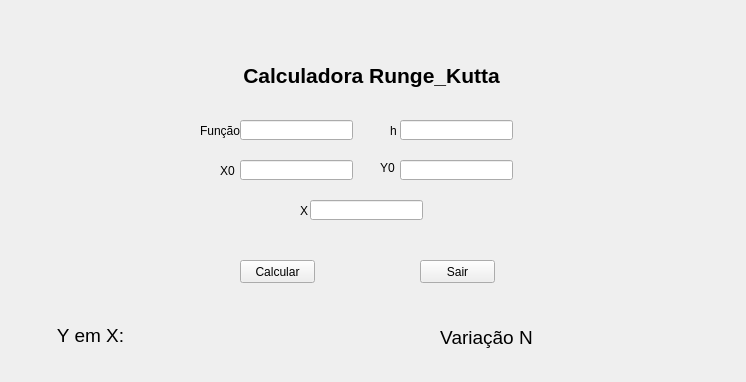
<?xml version="1.0" encoding="UTF-8"?>
<ui version="4.0">
 <class>Runge_Kutta</class>
 <widget class="QMainWindow" name="Runge_Kutta">
  <property name="geometry">
   <rect>
    <x>0</x>
    <y>0</y>
    <width>746</width>
    <height>382</height>
   </rect>
  </property>
  <property name="windowTitle">
   <string>Runge_Kutta</string>
  </property>
  <widget class="QWidget" name="Runge_Kutta_2">
   <widget class="QPushButton" name="Result_Button">
    <property name="geometry">
     <rect>
      <x>240</x>
      <y>260</y>
      <width>75</width>
      <height>23</height>
     </rect>
    </property>
    <property name="text">
     <string>Calcular</string>
    </property>
   </widget>
   <widget class="QPushButton" name="Exit_Button">
    <property name="geometry">
     <rect>
      <x>420</x>
      <y>260</y>
      <width>75</width>
      <height>23</height>
     </rect>
    </property>
    <property name="text">
     <string>Sair</string>
    </property>
   </widget>
   <widget class="QLineEdit" name="X0_input">
    <property name="geometry">
     <rect>
      <x>240</x>
      <y>160</y>
      <width>113</width>
      <height>20</height>
     </rect>
    </property>
   </widget>
   <widget class="QLineEdit" name="Function_input">
    <property name="geometry">
     <rect>
      <x>240</x>
      <y>120</y>
      <width>113</width>
      <height>20</height>
     </rect>
    </property>
   </widget>
   <widget class="QLineEdit" name="Y0_input">
    <property name="geometry">
     <rect>
      <x>400</x>
      <y>160</y>
      <width>113</width>
      <height>20</height>
     </rect>
    </property>
   </widget>
   <widget class="QLineEdit" name="H_input">
    <property name="geometry">
     <rect>
      <x>400</x>
      <y>120</y>
      <width>113</width>
      <height>20</height>
     </rect>
    </property>
   </widget>
   <widget class="QLabel" name="X0_text">
    <property name="geometry">
     <rect>
      <x>220</x>
      <y>160</y>
      <width>71</width>
      <height>21</height>
     </rect>
    </property>
    <property name="text">
     <string>X0</string>
    </property>
   </widget>
   <widget class="QLabel" name="Function_Text">
    <property name="geometry">
     <rect>
      <x>200</x>
      <y>120</y>
      <width>71</width>
      <height>21</height>
     </rect>
    </property>
    <property name="text">
     <string>Função</string>
    </property>
   </widget>
   <widget class="QLabel" name="H_Text">
    <property name="geometry">
     <rect>
      <x>390</x>
      <y>120</y>
      <width>61</width>
      <height>21</height>
     </rect>
    </property>
    <property name="text">
     <string>h</string>
    </property>
   </widget>
   <widget class="QLabel" name="Y0_text">
    <property name="geometry">
     <rect>
      <x>380</x>
      <y>160</y>
      <width>61</width>
      <height>16</height>
     </rect>
    </property>
    <property name="text">
     <string>Y0</string>
    </property>
   </widget>
   <widget class="QLabel" name="X_Text">
    <property name="geometry">
     <rect>
      <x>300</x>
      <y>200</y>
      <width>71</width>
      <height>21</height>
     </rect>
    </property>
    <property name="text">
     <string>X</string>
    </property>
   </widget>
   <widget class="QLineEdit" name="X_input">
    <property name="geometry">
     <rect>
      <x>310</x>
      <y>200</y>
      <width>113</width>
      <height>20</height>
     </rect>
    </property>
   </widget>
   <widget class="QLabel" name="Title_text">
    <property name="geometry">
     <rect>
      <x>236</x>
      <y>40</y>
      <width>271</width>
      <height>71</height>
     </rect>
    </property>
    <property name="text">
     <string>&lt;html&gt;&lt;head/&gt;&lt;body&gt;&lt;p align=&quot;center&quot;&gt;&lt;span style=&quot; font-size:16pt; font-weight:600;&quot;&gt;Calculadora Runge_Kutta&lt;/span&gt;&lt;/p&gt;&lt;/body&gt;&lt;/html&gt;</string>
    </property>
   </widget>
   <widget class="QLabel" name="Y_resul_text">
    <property name="geometry">
     <rect>
      <x>40</x>
      <y>310</y>
      <width>101</width>
      <height>51</height>
     </rect>
    </property>
    <property name="text">
     <string>&lt;html&gt;&lt;head/&gt;&lt;body&gt;&lt;p align=&quot;center&quot;&gt;&lt;span style=&quot; font-size:14pt;&quot;&gt;Y em X:&lt;/span&gt;&lt;/p&gt;&lt;/body&gt;&lt;/html&gt;</string>
    </property>
   </widget>
   <widget class="QLabel" name="Y_result">
    <property name="geometry">
     <rect>
      <x>150</x>
      <y>310</y>
      <width>121</width>
      <height>51</height>
     </rect>
    </property>
    <property name="text">
     <string/>
    </property>
   </widget>
   <widget class="QLabel" name="N_result_text">
    <property name="geometry">
     <rect>
      <x>426</x>
      <y>312</y>
      <width>121</width>
      <height>51</height>
     </rect>
    </property>
    <property name="text">
     <string>&lt;html&gt;&lt;head/&gt;&lt;body&gt;&lt;p align=&quot;center&quot;&gt;&lt;span style=&quot; font-size:14pt;&quot;&gt;Variação N&lt;/span&gt;&lt;/p&gt;&lt;/body&gt;&lt;/html&gt;</string>
    </property>
   </widget>
   <widget class="QLabel" name="N_result">
    <property name="geometry">
     <rect>
      <x>556</x>
      <y>313</y>
      <width>121</width>
      <height>51</height>
     </rect>
    </property>
    <property name="text">
     <string/>
    </property>
   </widget>
  </widget>
 </widget>
 <resources/>
 <connections>
  <connection>
   <sender>Exit_Button</sender>
   <signal>clicked()</signal>
   <receiver>Runge_Kutta</receiver>
   <slot>close()</slot>
   <hints>
    <hint type="sourcelabel">
     <x>457</x>
     <y>271</y>
    </hint>
    <hint type="destinationlabel">
     <x>372</x>
     <y>190</y>
    </hint>
   </hints>
  </connection>
 </connections>
</ui>
